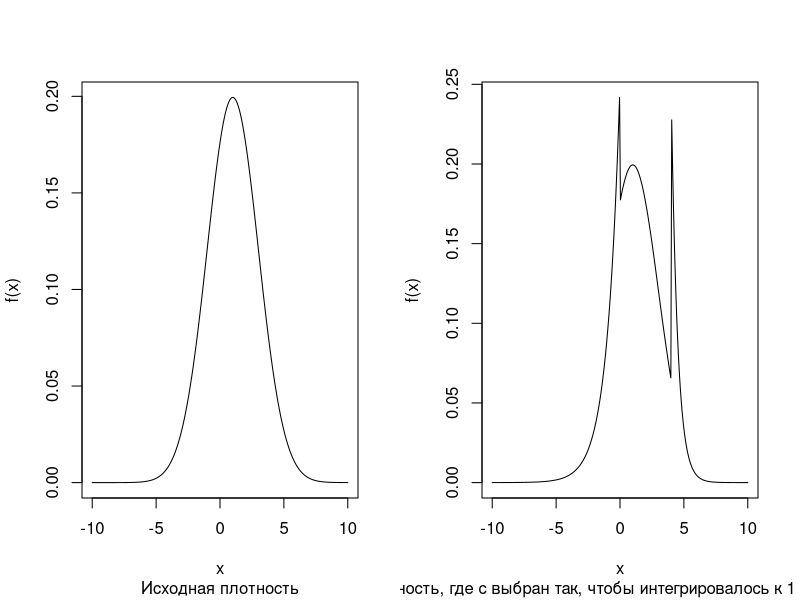
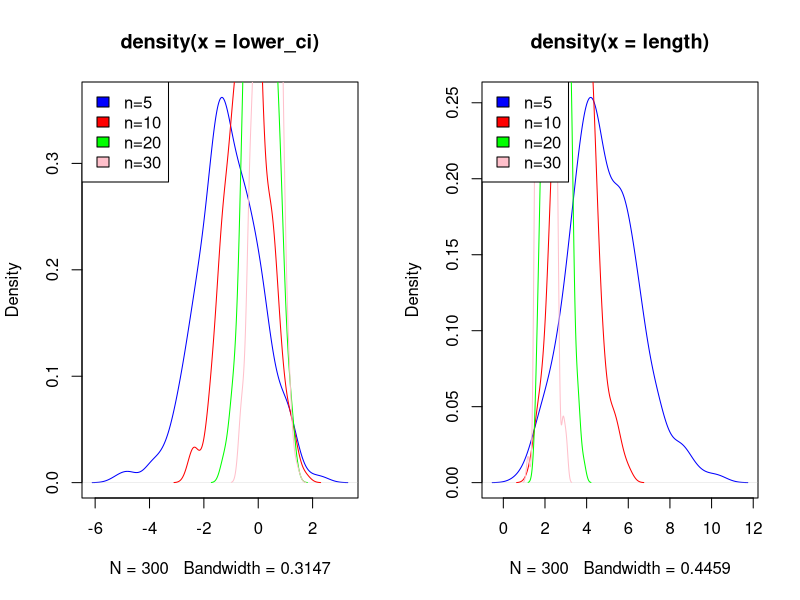
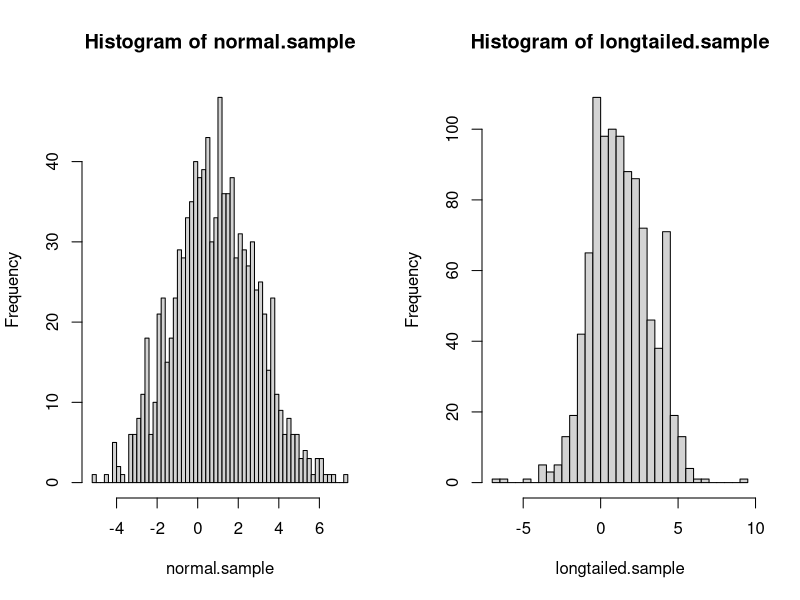

These figures' R source, in order:
## ---- chunk 1
knitr::opts_chunk$set(echo = TRUE)
## ---- chunk 2
get_est = function(sample) {
  est = c( mean(sample), var(sample))
  names(est) = c("Mean", "Variance")
  est
}
get.99ci = function(sample) {
  est = get_est(sample)
  est_sd = sqrt(est[2] / length(sample))
  mean_conf_interval_99 = c(est[1] - 3*est_sd, est[1] + 3*est_sd) 
  names(mean_conf_interval_99) = c("Lower bound", "Upper bound")
  mean_conf_interval_99
}

## ---- chunk 3
set.seed(2023)
n=5
mean=1
sd=2
sample = rnorm(n, mean = mean, sd=sd)
est = get_est(sample)
est
## ---- chunk 4
get.99ci(sample)
## ---- chunk 5
sample_from_density = function(n, pdf_f, approx=1000, ...) {
  x = seq(-10, 10, length.out = approx)
  y = sapply(x, pdf_f, ...)

  random.points <- approx(
    cumsum(y)/sum(y),
    x,
    runif(n)
  )$y
  random.points
}
rlongtailed_normal = function(sd=1, mean=0, c) {
  found
}

dlongtailed_normal = function(x, c, sd=1, mean=0, normal_range=c(0, 4)) {
  if (x >= normal_range[1] & x <= normal_range[2]) {
    return(dnorm(x, mean=mean, sd=sd))
  } else { 
    if (x < 0) {
      return(c * exp(x))
    } else {
      return(c * exp(8 - 2*x))
    }
  }
}

integrate = function(fn, x_range=seq(-10, 10, length.out=100), ...) {
  lambda = abs(abs(x_range[2]) - abs(x_range[1]))
  res = 0
  for (x in x_range) {
    res = res + fn(x, ...) * (lambda)
  }
  res
}

estimate_c = function(sd, mean, tol=0.01) {
  grid = seq(-100, 100, length.out=10000)
  
  for (c in grid) {
    total_proba = integrate(fn=dlongtailed_normal, sd=sd, mean=mean, c=c)
    #
    #for (x in x_range) {
    #  total_proba = total_proba + dlongtailed_normal(x, sd=sd, mean=mean, c=c) * (1 / length(x_range))
    #}
    if (abs(total_proba - 1) < tol) {
      return(c)
    }
  }
}


#c_right_continuous = dnorm(4, mean=mean, sd=sd)
#plot(
#  x_range, 
#  lapply(x_range, dlongtailed_normal, c=c_right_continuous, mean=mean, sd=sd),
#  ylab = "f(x)",
#  xlab = "x",
#  xlim = c(-7, 7)
#)

#hist(sample_from_density(100, pdf_f = dnorm, mean = 1))
# hist(
#   sample_from_density(
#     1000,
#     dlongtailed_normal, 
#     c=c_est,
#     mean=mean,
#     sd=sd
#   ),
#   xlab = "x", ylab = "empirical density",
# )
# integrate(
#   dnorm, 
#   x_range=seq(0, 4, length.out=1000),     
#   #c=c_est,
#   mean=mean,
#   sd=sd
# )
# integrate(
#   dlongtailed_normal,
#   x_range=seq(-10, 10, length.out=1000),
#   mean=mean,
#   sd=sd,
#   c=c_est
# )
## ---- chunk 6
par(mfrow=c(1, 2))
c_est = estimate_c(sd=sd, mean=mean)

x_range = seq(-10, 10, length.out = 300)
plot(
  x_range,
  lapply(x_range, dnorm, mean=mean, sd=sd),
  type='l',
  xlab = "x", ylab = "f(x)",
  sub="Исходная плотность"
)
plot( 
  x_range, 
  lapply(x_range, dlongtailed_normal, c=c_est, mean=mean, sd=sd), 
  type='l',
  xlab = "x", ylab = "f(x)",
  sub=paste("Плотность, где c выбран так, чтобы интегрировалось к 1 (c = ", round(c_est, 2), ")")
)
## ---- chunk 7
longtailed_mean = mean(sample_from_density(
  100000,
  dlongtailed_normal, 
  c=c_est,
  mean=mean,
  sd=sd
))
longtailed_mean
## ---- chunk 8
run_samples = function(n_samples, density, sample_size=5, ...) {
  ci_matrix = matrix(, ncol=2, nrow=0)
  est_matrix = matrix(, ncol=2, nrow=0)
  for (i in 1:n_samples) {
    longtailed_sample = sample_from_density(
      n=sample_size,
      pdf_f=density, 
      approx=1000,
      ...
    )
    ci_matrix = rbind(ci_matrix, get.99ci(longtailed_sample))
    est_matrix = rbind(est_matrix, get_est(longtailed_sample))
  }
  list("ci_matrix" = ci_matrix, "est_matrix" = est_matrix)
}
## ---- chunk 9
set.seed(2023)
run_samples(
  n_samples=1, 
  sample_size=5, 
  density=dlongtailed_normal, 
  c=c_est, mean=mean, sd=sd
)
## ---- chunk 10
set.seed(2023)
run_samples(
  n_samples=5,
  sample_size=5, 
  density=dlongtailed_normal, 
  c=c_est, mean=mean, sd=sd
)
## ---- chunk 11
# set.seed(2023)
# for (n_samples in c(5, 10, 20, 30, 40, 50, 100)) {
#   #print(run_samples(n_samples))
#   print(paste("Результаты для n=", n_samples))
#   run_samples(
#     n_samples=100,
#     sample_size=n_samples, 
#     density=dlongtailed_normal, 
#     c=c_est, mean=mean, sd=sd
#   )$ci_matrix
#   
# }
## ---- chunk 12
set.seed(2023)
for (n_samples in c(5, 10, 20, 30, 40, 50, 100)) {
  #print(run_samples(n_samples))
  print(paste("Результаты для n=", n_samples))
  res = (run_samples(
    n_samples=1,
    sample_size=n_samples, 
    density=dnorm, 
    mean=mean, sd=sd
  ))
  res$ci_length = res$ci_matrix[2] - res$ci_matrix[1]
  print(res)
}
## ---- chunk 13
set.seed(2023)
for (n_samples in c(5, 10, 20, 30, 40, 50, 100)) {
  #print(run_samples(n_samples))
  print(paste("Результаты для n=", n_samples))
  ci_matrix = run_samples(
    n_samples=100,
    sample_size=n_samples, 
    density=dlongtailed_normal, 
    c=c_est, mean=mean, sd=sd
  )$ci_matrix
  lower.bound = mean(ci_matrix[, 1])
  upper.bound = mean(ci_matrix[, 2])
  ci_length = upper.bound - lower.bound
  
  res = c(lower.bound, upper.bound, ci_length) 
  names(res) = c("lower.bound", "upper.bound", "ci.length")
  print(res)
}
## ---- chunk 14
set.seed(2023)
f_range = seq(-5, 5, length.out=50)

colors = c("blue", "red", "green", "pink", "orange")
col_i = 1

for (sample_size in c(5, 10, 20, 30)) {
  #print(run_samples(n_samples))
  lower_ci = run_samples(
    n_samples=300,
    sample_size=sample_size,
    density=dlongtailed_normal,
    c=c_est, mean=mean, sd=sd
  )$ci_matrix[, 1]

  if (col_i == 1) {
    plot(density(lower_ci), col=colors[col_i])
  } else {
    lines(density(lower_ci), col=colors[col_i])
  }
  col_i = col_i + 1
  
}

legend(x="topleft", legend=c("n=5", "n=10", "n=20", "n=30"), fill=colors)
## ---- chunk 15
set.seed(2023)
f_range = seq(-5, 5, length.out=50)

colors = c("blue", "red", "green", "pink", "orange")
col_i = 1

for (sample_size in c(5, 10, 20, 30)) {
  #print(run_samples(n_samples))
  ci = run_samples(
    n_samples=300,
    sample_size=sample_size,
    density=dlongtailed_normal,
    c=c_est, mean=mean, sd=sd
  )
  length = ci$ci_matrix[, 2] - ci$ci_matrix[, 1]

  if (col_i == 1) {
    plot(density(length), col=colors[col_i])
  } else {
    lines(density(length), col=colors[col_i])
  }
  col_i = col_i + 1
  
}

legend(x="topleft", legend=c("n=5", "n=10", "n=20", "n=30"), fill=colors)
## ---- chunk 16
# set.seed(2023)
# sample = rnorm(100)
# print(get.99ci(sample[seq(1,15)]))
# print(get.99ci(sample[seq(1,20)]))
# get.99ci(sample[seq(1,30)])
# get.99ci(sample[seq(1,100)])
## ---- chunk 17
# С ростом количества наблюдений интервал в среднем сужается
# data = data.frame(matrix(ncol=3, nrow=0))
# colnames(data) = c("sample_size", "ci", "mean")
data = data.frame(sample_size=c(0), ci=c(0), mean=c(0))
# rbind(data, c(1,1,1))
for (sample_size in c(5, 10, 20, 30, 50, 100)) {
  ci_matrix = run_samples(
    n_samples=300,
    sample_size=sample_size,
    density=dnorm, 
    mean=mean, sd=sd
  )$ci_matrix
  interval_lengths = ci_matrix[, 2] - ci_matrix[, 1]
  interval_means = (ci_matrix[, 2] + ci_matrix[, 1]) / 2
  # da
}
## ---- chunk 18
par(mfrow = c(1, 2))

set.seed(2023)
longtailed.sample = sample_from_density(
  1000,
  dlongtailed_normal,
  sd=sd, mean=mean, c=c_est
)

normal.sample = sample_from_density(
    1000,
    dnorm,
    mean=mean, sd=sd
  )
hist(normal.sample, breaks = 50)
hist(longtailed.sample, breaks = 50)
## ---- chunk 19
#Сравнение эмпирических распределений статистик
par(mfrow = c(2, 2))

set.seed(2023)
longtailed.samples = run_samples(
  n_samples=1000,
  sample_size=30,
  density=dlongtailed_normal, 
  c=c_est, mean=mean, sd=sd
)
longtailed.means = longtailed.samples$est_matrix[, 1]
longtailed.variances = longtailed.samples$est_matrix[, 2]

samples = run_samples(
  n_samples=1000,
  sample_size=30,
  density=dnorm, 
  mean=mean, sd=sd
)
means = samples$est_matrix[, 1]
variances = samples$est_matrix[, 2]
#hist(longtailed.means)
#hist(longtailed.variances)
#hist(means)
#hist(variances)
## ---- chunk 20
library(VGAM)
par(mfrow=c(1,2))
#hist(rlaplace(1000))
#hist(rnorm(1000))
